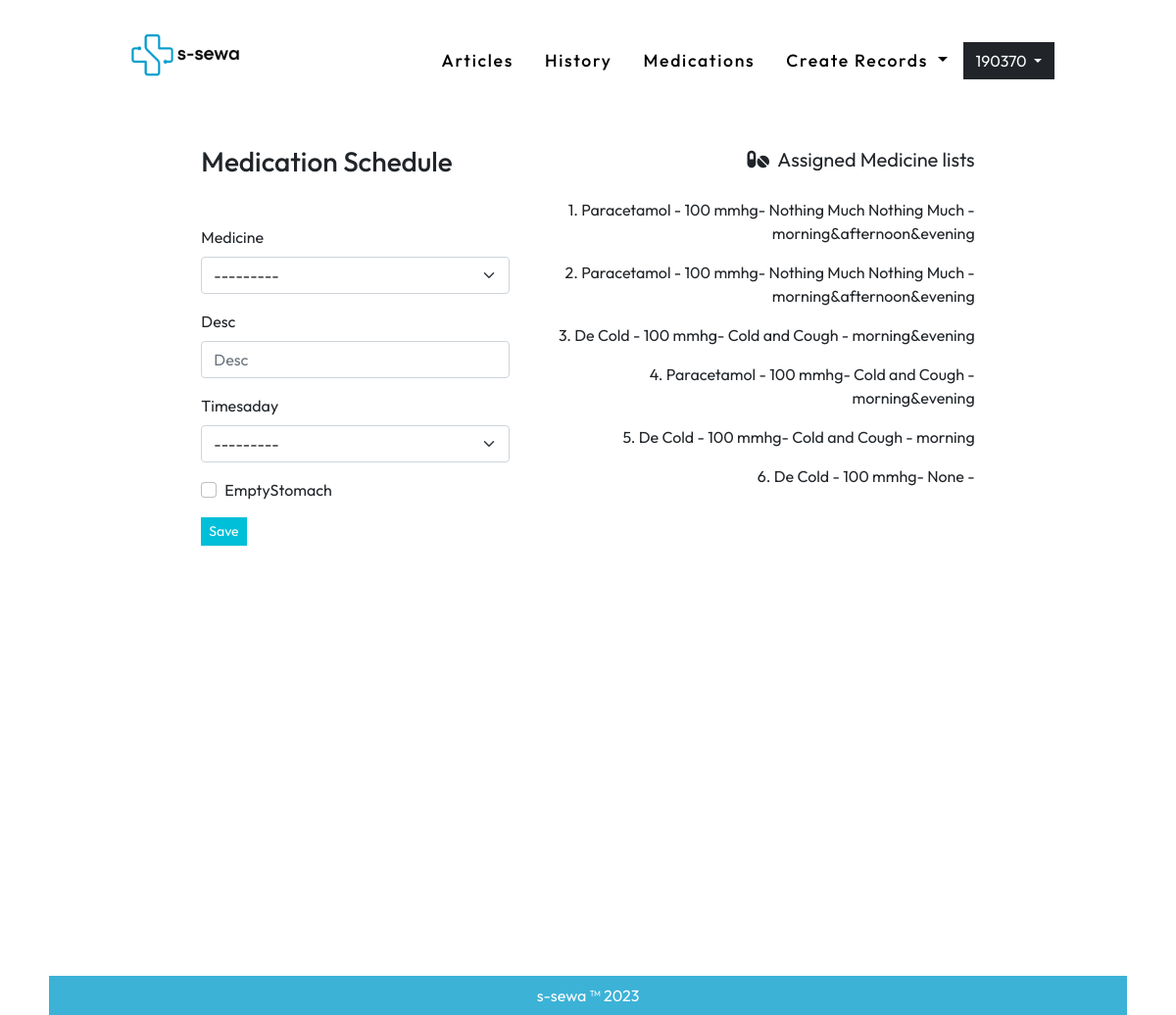
Page /medications/add/ (signed in) on the earlier database version.
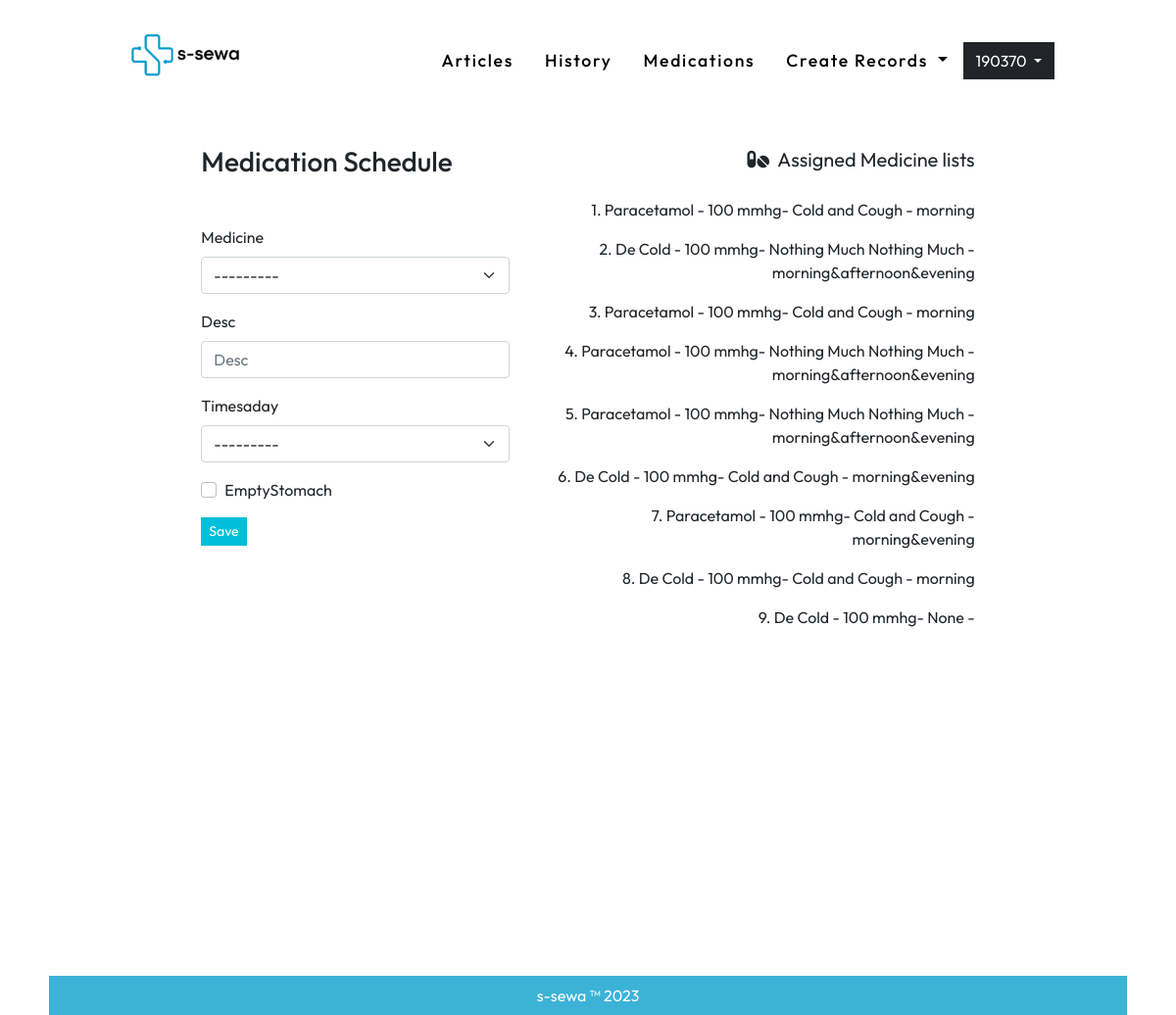
Same page on the later database version.
### medication/models.py (models this page shows, shortened)
class MedicineMedicationSchedule(models.Model):
    TIME_CHOICES = (
    ('morning', 'Morning'),
    ('morning&evening', 'Morning & Evening'),
     ('morning&afternoon&evening','Morning, Afternoon & Evening'),
    )
    medicationSchedule = models.ForeignKey(MedicationSchedule, on_delete=models.CASCADE)
    medicine = models.ForeignKey(Medicine, on_delete=models.CASCADE)
    desc = models.CharField(max_length=2000, null=True)
    timesaday= models.CharField(null=False, max_length=50, choices=TIME_CHOICES)
    emptyStomach = models.BooleanField(default=False)

class Medicine(models.Model):
    name = models.CharField(max_length=200, null=False)
    desc = models.TextField(null=True)
    dose = models.CharField(max_length=100, null=False)
    price =  models.IntegerField(null=False)
    def __str__(self):
        return ("{} - {} mmhg".format(self.name,str(self.dose)))

### medication/views.py (the view, shortened to what this page needs)
# urls.py: path('add/', AddMedicationSchedule.as_view(), name='addmedication' ),
class AddMedicationSchedule(LoginRequiredMixin,CreateView):
    template_name='medication/addmedication.html'
    model = MedicineMedicationSchedule
    fields =['medicine','desc','timesaday','emptyStomach']
    def get_context_data(self, **kwargs):
        context = super(AddMedicationSchedule, self).get_context_data(**kwargs)
        medScd = MedicationSchedule.objects.filter(created_by = self.request.user).last()
        medicines = MedicineMedicationSchedule.objects.filter(medicationSchedule=medScd).order_by('-id')
        context.update({ "medicines":medicines})
        return context

### user_auth/models.py (called while the page is built)
    @property
    def username(self):
        return self.email.split('@')[0]

### templates/medication/addmedication.html (shortened to what this page needs)
{% extends '../base.html' %} {% load static %} {% load django_bootstrap5 %}
{%block bodyblock%}
<div class="container-fluid px-0 mx-0 homediv">
  <div class="container col-lg-10 mx-auto mt-4">
    <div class="row col-lg-10 mx-auto">
      <div class="col-lg-5">
        <h3 class="mb-5">Medication Schedule</h3>
        <form method="post">
          {% bootstrap_form form layout='floating' %}
          <button type="submit" class="btn btn-sm btn-primary">Save</button>
        </form>
      </div>
      <div class="col ms-3 ">
        <p class="text-end fs-5 mb-4">
          <i class="fa-solid fa-pills"></i> &nbsp;Assigned Medicine lists
        </p>
        {% for i in medicines%}
        <div class="cursor text-end mb-3 ">
          <span>{{forloop.counter}}. </span>
          <span>{{i.medicine.name}} - </span>
          <span>{{i.medicine.dose}} mmhg- </span>
          <span>{{i.desc}} - </span>
          <span>{{i.timesaday}}</span>
        </div>
        {%empty%}
        <p class="text-end p-5 text-muted">No assignments</p>
        {%endfor%}
      </div>
    </div>
  </div>
</div>
{%endblock%}

Differences in the rows shown:
added MedicineMedicationSchedule: medicine.name "Paracetamol", medicine.dose "100", desc "Cold and Cough", timesaday "morning"
added MedicineMedicationSchedule: medicine.name "De Cold", medicine.dose "100", desc "Nothing Much Nothing Much", timesaday "morning&afternoon&evening"
added MedicineMedicationSchedule: medicine.name "Paracetamol", medicine.dose "100", desc "Cold and Cough", timesaday "morning"
